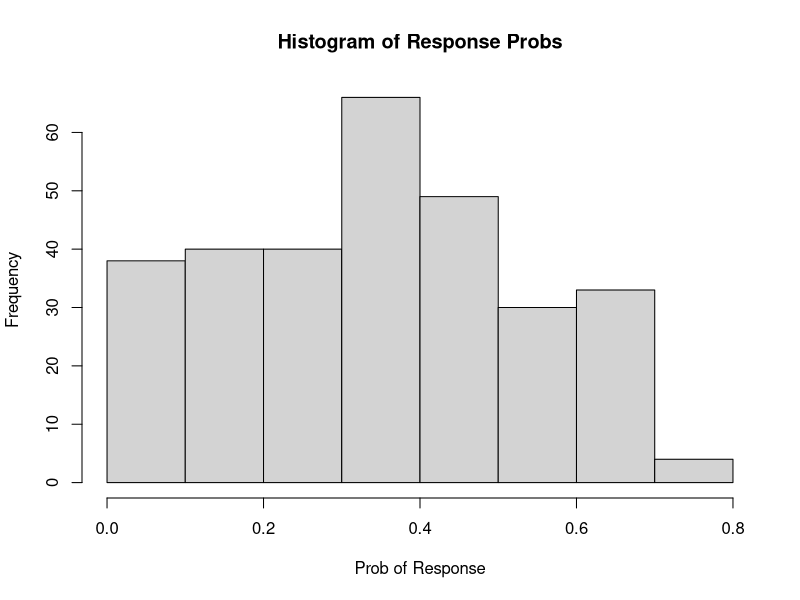
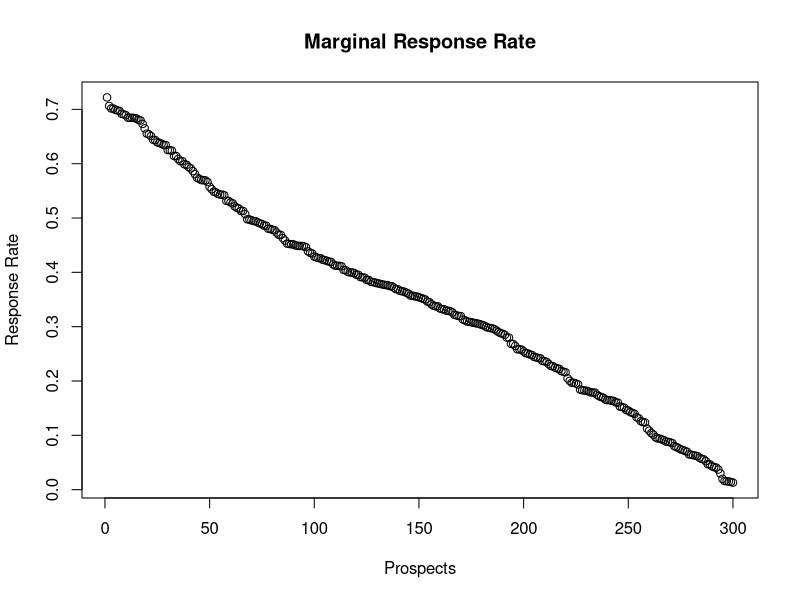
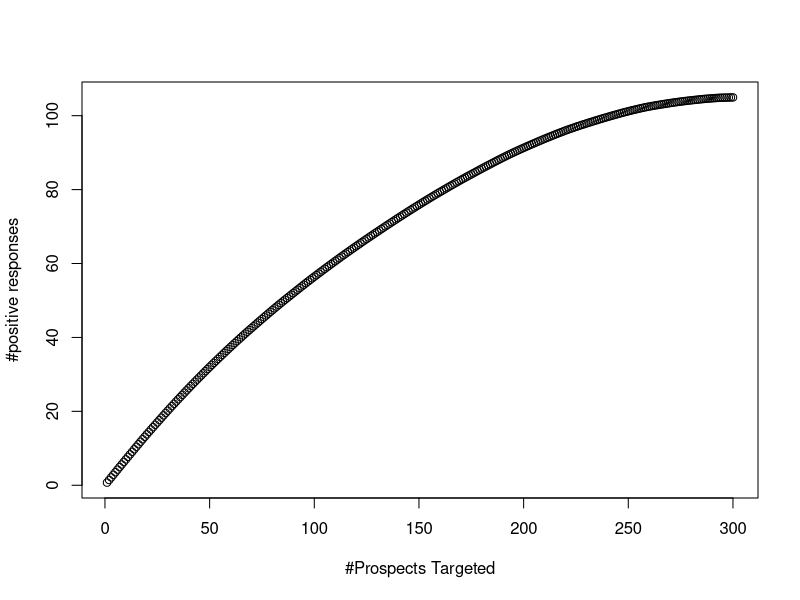
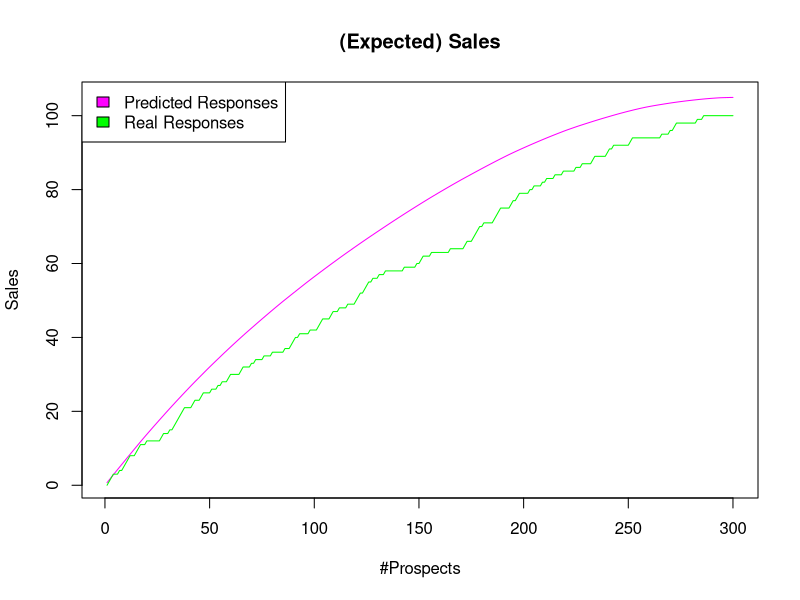

These figures' R source, in order:

"List Scoring exercise :Customer Acquisition & Scoring"


# Clear All Variables & Clear Screen
rm(list=ls())
cat("\014")

# Read in the Data
data= read.csv("Data_Estimation_R-1.csv")

# Explore the data
getwd()
str(data)
summary(data)

## BINARY LOGIT MODEL
# Run the Binary Logit Model (includes an INTERCEPT)
glm.model<-glm(y~ gender+hl1+hl2+hl3+hl5+hl6 , data=data, family='binomial')

# Display Results
summary(glm.model)

## SCORING the TESTING Data 
##Read the holdout data
datatest= read.csv("Data_Holdout_R-1.csv")

# Predicting Probability for the 300 TESTING IDs based on the Model Estimates
datatest$probability<- predict(glm.model,datatest,type = 'response')
str(datatest)
head(datatest)
# Predicting Buy/No Buy 
datatest$prediction<- round(predict(glm.model,datatest,type = 'response'),0)
head(datatest)
# Number of Buyers
sum(datatest$y)
sum(datatest$prediction)

# Add Lift to the Forecast. Recall lift is simply the predicted response rate 
#divided by the average response rate of the Training sample

datatest$lift= datatest$probability/mean(data$y)
# Sorting Data by lift decreasing order to eventually plot marginal response rate
sortedbylift<-datatest[order(-datatest$lift),]
sortedbylift


# Histogram of Props
hist(datatest$probability, main = paste("Histogram of Response Probs"), xlab = "Prob of Response")

# Plotting Marginal Response Rate vs. Number of Prospects Targeted
sortedbyprob<-datatest[order(-datatest$probability),]
sortedbyprob

plot(sortedbyprob$probability, main="Marginal Response Rate",
     xlab="Prospects", ylab="Response Rate")

##We know that average CLV is $30 and the solicitation cost is $12. 
##Based on the Marginal Cost Rule determine who the CD club should send invitations to?

targetlist<-sortedbylift$probability>(12/30)
sum(targetlist)
##116 customers

sortedbyprob$cumulative<-cumsum(sortedbyprob$probability)
sortedbyprob
## plot for Number of Positive Responses vs. Number of Prospects Targeted.
plot(sortedbyprob$cumulative,
     xlab="#Prospects Targeted", ylab="#positive responses")

##The CD club has only 40 items of the collector’s edition of “Pink Floyd’s The Wall”. 
##Based on the Limited Supply Rule, which prospects (and how many) on the Testing list should the CD club
##send an invitation to?
under40<-sortedbyprob$cumulative<40
sum(under40)
##64 customers


## Confusion Matrix
library(gmodels)
c<-CrossTable(datatest$y,datatest$prediction,prop.r=TRUE, prop.c=FALSE, prop.t=FALSE,
           prop.chisq=FALSE, dnn = c("Real Response", "Predicted Response"))


##Plot the curve for curve for number of Actual Positive Responses vs. Number of Prospects Targeted
##Superimpose on this the curve obtained in step 6 above.

sortedbyprob$y_real = cumsum(sortedbyprob$y) 
sortedbyprob
plot(sortedbyprob$cumulative,
     main="(Expected) Sales",
     xlab="#Prospects", ylab="Sales",
     type="l",
     col="magenta")
lines(sortedbyprob$y_real, col="green")
      legend( "topleft",c("Predicted Responses","Real Responses"),
             fill=c("magenta","green")
      ) 
  
  
##Overall, the model is reasonably accurate, however it tends to over-predict the response rates.
#We can see here that, based on our predictive model, we would not have reached out to enough prospects for
#our 40 limited edition CDs. In reality we would need to reach out to ~90 customers to appropriately match
#demand.
